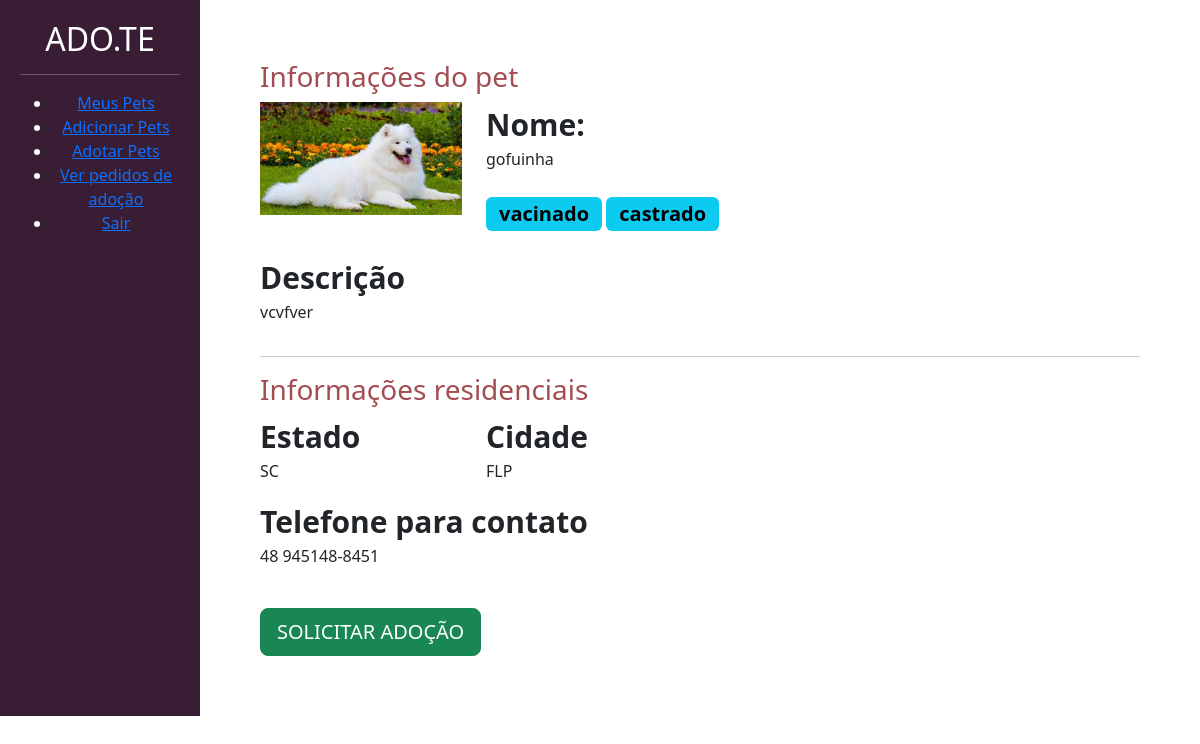
Screenshot of /divulgar/ver_pet/17 (signed in) with the database file from the repository.
### divulgar/models.py (models this page shows, shortened)
class Pet(models.Model):
    choices_status = (("P", 'Para adoção'),
                      ('A', 'Adotado'))
    usuario = models.ForeignKey(User, on_delete=models.CASCADE)
    nome = models.CharField(max_length=100)
    descricao = models.TextField()
    estado = models.CharField(max_length=50)
    cidade = models.CharField(max_length=50)
    telefone = models.CharField(max_length=14)
    raca = models.ForeignKey(Raca, on_delete=models.CASCADE)
    tags = models.ManyToManyField(Tag)  # manytomany é muitos paras muitos
    status = models.CharField(
        max_length=1, choices=choices_status, default='P')
    foto = models.ImageField(upload_to="fotos_pets")

class Tag(models.Model):
    tag = models.CharField(max_length=100)
    def __str__(self) -> str:
        return self.tag

### divulgar/views.py (the view)
# urls.py: path('ver_pet/<int:id>', views.ver_pet, name="ver_pet"),
@login_required
def ver_pet(request, id):
    if request.method == 'GET':
        pet = Pet.objects.get(id=id)
        return render(request, 'ver_pet.html', {'pet': pet})

### divulgar/templates/ver_pet.html (shortened to what this page needs)
{% load static %}
<!doctype html>
<html lang="pt-BR">
<head>
    <link href="https://cdn.jsdelivr.net/npm/bootstrap@5.3.0-alpha1/dist/css/bootstrap.min.css" rel="stylesheet">
    <link href="{% static 'usuarios/css/cadastro.css' %}" rel="stylesheet">
    <link href="{% static 'divulgar/css/novo_pet.css' %}" rel="stylesheet">
    <link href="{% static 'divulgar/css/seus_pet.css' %}" rel="stylesheet">
    <link href="{% static 'adotar/css/listar_pets.css' %}" rel="stylesheet">
</head>
<body>
    <div class="container-fluid">
        <div class="row">
            <div class="col-md-2 bg-side-plataforma sidebar">
                <h2>ADO.TE</h2>
                <hr>
                <ul>
                    <li><a href="{% url 'seus_pet' %}" class="link-center">Meus Pets</a></li>
                    <li><a href="{% url 'novo_pet' %}" class="link-center">Adicionar Pets</a></li>
                    <li><a href="{% url 'listar_pets' %}" class="link-center">Adotar Pets</a></li>
                    <li><a href="{% url 'ver_pedido_adocao' %}" class="link-center">Ver pedidos de adoção</a></li>
                    <li><a href="{% url 'sair' %}" class="link-center">Sair</a></li>
                </ul>
            </div>
            <div style="padding:60px" class="col-md">
                <h3 class="font-vinho">Informações do pet</h3>
                <div class="row">
                    <div class="col-md-3">
                        {% if pet.foto %}
                        <img width="100%" src="{{pet.foto.url}}">
                        {% endif %}
                    </div>
                    <div class="col-md-9">
                        <span class="span-bold">Nome:</span>
                        <p>{{pet.nome}}</p>
                        <div style="width:40%">
                            {% for tag in pet.tags.all%}
                            <span class="badge text-bg-info badge-lg">{{tag}}</span>
                            {% endfor %}
                        </div>
                    </div>
                </div>
                <br>
                <div class="row">
                    <div class="col-md-5">
                        <span class="span-bold">Descrição</span>
                        <p>{{pet.descricao}}</p>
                    </div>
                    <div class="col-md-7">
                    </div>
                </div>
                <hr>
                <div class="row">
                    <h3 class="font-vinho">Informações residenciais</h3>
                    <div class="col-md">
                        <div class="row">
                            <div class="col-md">
                                <span class="span-bold">Estado</span>
                                <p>{{pet.estado}}</p>
                            </div>
                            <div class="col-md">
                                <span class="span-bold">Cidade</span>
                                <p>{{pet.cidade}}</p>
                            </div>
                        </div>
                        <span class="span-bold">Telefone para contato</span>
                        <p>{{pet.telefone}}</p>
                        <br>
                        <a href="{% url 'pedido_adocao' pet.id %}" class="btn btn-success btn-lg">SOLICITAR ADOÇÃO</a>
                    </div>
                    <div class="col-md">
                    </div>
                </div>
            </div>
        </div>
    </div>
</body>
</html>

### templates/static/divulgar/css/novo_pet.css (style rules this page uses)
.sidebar { text-align: center; padding: 20px; }
.font-vinho { color: #A24D52; }

### templates/static/adotar/css/listar_pets.css (style rules this page uses)
.span-bold { font-weight: bold; font-size: 30px; }
.badge-lg { font-size: 20px; margin-top: 10px; }
.bg-side-plataforma { background-color: #391D34; color: white; }

### rows the page displays
Pet: foto (picture), nome "gofuinha", descricao "vcvfver", estado "SC", cidade "FLP", telefone "48 945148-8451"
Tag: tag "vacinado"
Tag: tag "castrado"
